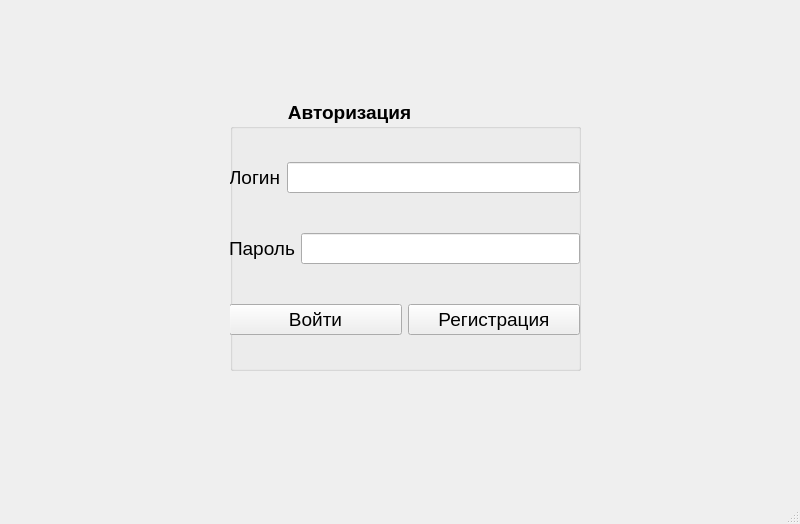
<?xml version="1.0" encoding="UTF-8"?>
<ui version="4.0">
 <class>MainWindow</class>
 <widget class="QMainWindow" name="MainWindow">
  <property name="geometry">
   <rect>
    <x>0</x>
    <y>0</y>
    <width>800</width>
    <height>524</height>
   </rect>
  </property>
  <property name="windowTitle">
   <string>MainWindow</string>
  </property>
  <widget class="QWidget" name="centralwidget">
   <widget class="QGroupBox" name="groupBox">
    <property name="geometry">
     <rect>
      <x>230</x>
      <y>100</y>
      <width>351</width>
      <height>271</height>
     </rect>
    </property>
    <property name="font">
     <font>
      <pointsize>14</pointsize>
      <bold>true</bold>
     </font>
    </property>
    <property name="title">
     <string>           Авторизация</string>
    </property>
    <widget class="QWidget" name="layoutWidget">
     <property name="geometry">
      <rect>
       <x>-1</x>
       <y>28</y>
       <width>351</width>
       <height>241</height>
      </rect>
     </property>
     <layout class="QVBoxLayout" name="verticalLayout">
      <item>
       <layout class="QHBoxLayout" name="horizontalLayout">
        <item>
         <widget class="QLabel" name="label">
          <property name="font">
           <font>
            <pointsize>14</pointsize>
            <bold>false</bold>
           </font>
          </property>
          <property name="text">
           <string>Логин</string>
          </property>
         </widget>
        </item>
        <item>
         <widget class="QLineEdit" name="log"/>
        </item>
       </layout>
      </item>
      <item>
       <layout class="QHBoxLayout" name="horizontalLayout_2">
        <item>
         <widget class="QLabel" name="label_2">
          <property name="font">
           <font>
            <pointsize>14</pointsize>
            <bold>false</bold>
           </font>
          </property>
          <property name="text">
           <string>Пароль</string>
          </property>
         </widget>
        </item>
        <item>
         <widget class="QLineEdit" name="pas"/>
        </item>
       </layout>
      </item>
      <item>
       <layout class="QHBoxLayout" name="horizontalLayout_3">
        <item>
         <widget class="QPushButton" name="ent">
          <property name="font">
           <font>
            <pointsize>14</pointsize>
            <bold>false</bold>
           </font>
          </property>
          <property name="text">
           <string>Войти</string>
          </property>
         </widget>
        </item>
        <item>
         <widget class="QPushButton" name="regist">
          <property name="font">
           <font>
            <pointsize>14</pointsize>
            <bold>false</bold>
           </font>
          </property>
          <property name="text">
           <string>Регистрация</string>
          </property>
         </widget>
        </item>
       </layout>
      </item>
     </layout>
    </widget>
   </widget>
  </widget>
  <widget class="QMenuBar" name="menubar">
   <property name="geometry">
    <rect>
     <x>0</x>
     <y>0</y>
     <width>800</width>
     <height>17</height>
    </rect>
   </property>
  </widget>
  <widget class="QStatusBar" name="statusbar"/>
 </widget>
 <resources/>
 <connections/>
</ui>
